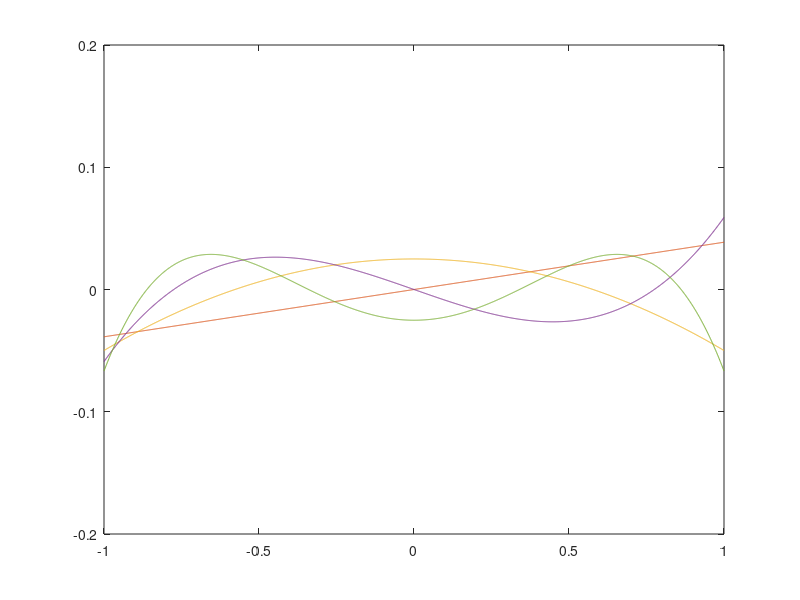

Here is the MATLAB script that generated this plot:
%% Problem 1
% Base the information from the question, 
% we can obtain the following matrix M
% and b
M = [1 0 0 0;...  % row 1
     0 1 0 0;...  % row 2
     0 0 1 0;...  % row 3
    -1 0 1 0;...  % row 4
     0 0 1 -1;... % row 5
    -1 0 0 1;...  % rwo 6
    0 1 0 -1];    % row 7

b = [360; 422; 501; 143; 107; 32; 32];
% solve the system Ax = b
x = M\b;
% get the residual r = b - Ax
r = b - M*x;

%% Problem 2 (a)
X = (-1:1/1001:1)';
A = [X.^0 X.^1 X.^2 X.^3 X.^4]; % construct A
[Q R] = qr(A,0); % obtain Q hat and R hat

%% Problem 2 (b)
for i = 1:length(X)
    Q(i,1) = 1; % normalize Q hat
end
plot(X, Q);
axis([-1, 1, -0.2, 0.2]);

%% Problem 2 (c)

%% Problem 2 (d)

%% Problem 2 (e)
